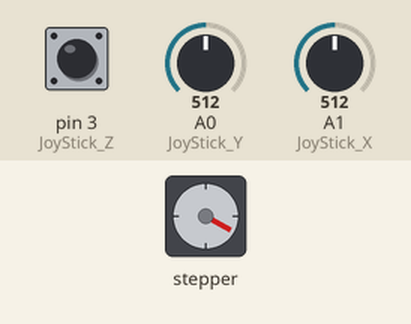
Recording of a sketch running on a simulated Arduino Uno, built with avr-gcc and run on an emulated ATmega328P. Parts: stepper motor. Inputs (shaded band) come from the test bench; at power-on: pin 3 (JoyStick_Z) HIGH, A0 (JoyStick_Y) = 512, A1 (JoyStick_X) = 512. Stepper angles assume 2038 steps per turn; what the sketch prints to the serial monitor is not drawn.

Above: at 2.4 s.
2.5 s: pin 3 (JoyStick_Z) pulled LOW for 2 s
At 4.1 s:
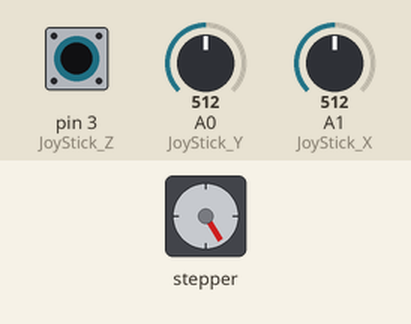
6.4 s: pin 3 (JoyStick_Z) pulled LOW for 2 s
At 7.6 s:
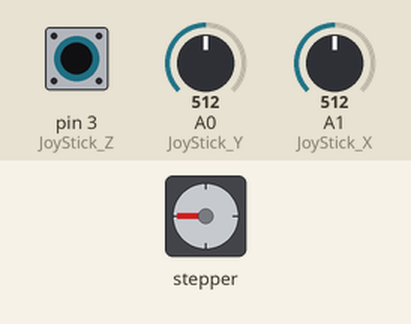
Timing chart, 0 to 25.2 s (numbered marks = the images above; inputs shaded):
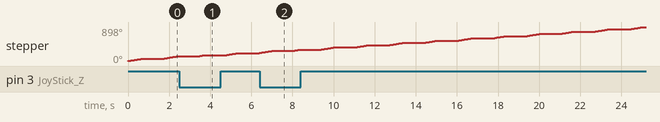

The sketch:

Step-joystick.ino
```cpp
#include <Stepper.h>
int JoyStick_X = A1;
int JoyStick_Y = A0;
int JoyStick_Z = 3;

const int stepsPerRevolution = 2038;


// Pins entered in sequence IN1-IN3-IN2-IN4 for proper step sequence
Stepper myStepper = Stepper(stepsPerRevolution, 8, 10, 9, 11);

void setup() {
    myStepper.setSpeed(15);
    pinMode(JoyStick_Z, INPUT_PULLUP);
    Serial.begin(9600);

}

void loop() {
  int x = analogRead(JoyStick_X);
  int y = analogRead(JoyStick_Y);
  int z = digitalRead(JoyStick_Z);
  Serial.print("X: ");
  Serial.print(x);
  Serial.print("  ");
  Serial.print(" Y: ");
  Serial.print(y);
   Serial.print("  ");
  Serial.print(" Z: ");
  Serial.print(z);


  if (x > 700 && y>700){
    myStepper.step(stepsPerRevolution/4);// 360/4 = 90
    Serial.println("Rotate : 90 ");
    delay(1000);
  }else if(z==1){

  myStepper.step(stepsPerRevolution/6);// 360/6 = 60
  Serial.println("Rotate : 60 ");
	delay(1000);
  }
	// myStepper.step(stepsPerRevolution/8);// 360/8 = 45
  // Serial.println("Rotate : 45 ");
	// delay(1000);
else{
  myStepper.step(stepsPerRevolution/12);// 360/12 = 30
  Serial.println("Rotate : 30 ");
	delay(1000);}

}
```
